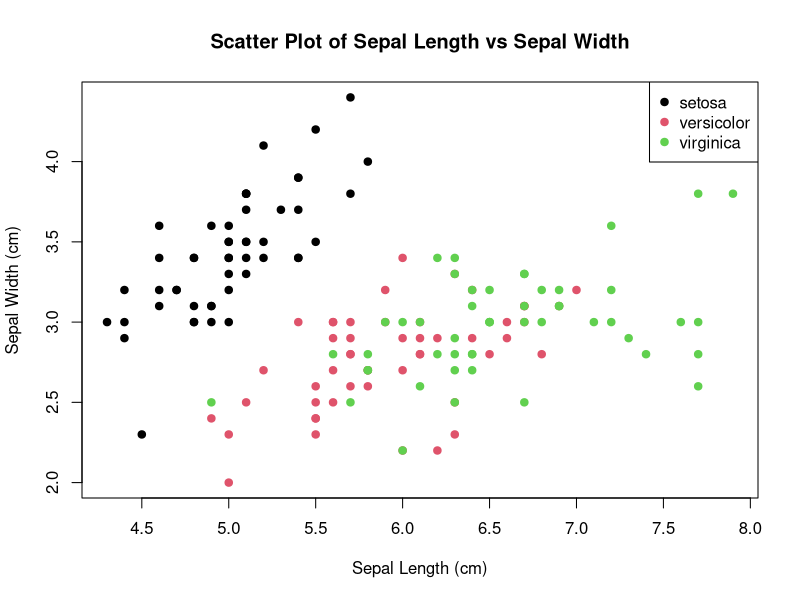

Here is the R script that generated this plot:
# R Challenge 1
# Variable Creation and Printing
x <- 10 # Create a variable 'x' and assign the value 10

# Print the value of 'x' along with a descriptive message
cat("The value of x is:", x)

# R Challenge 2
# Initialize a variable to score the sum
sum_even <- 0

# Loop through numbers from 2 to 100
for (i in 2:100) {
  # Check if the number is even
  if ( i %% 2 ==0) {
    # Add the even number to the sum
    sum_even <- sum_even + i
  }
}

# Print the final sum
print(paste("The sum of even numbers from 2 to 100 is:", sum_even))

# R Challenge 3
factorial_recursive <- function(n) {
  # Base case: factorial of 0 or 1 is 1
  if (n <= 1) {
    return(1)
  } else {
    # Recursive step: n * factorial of (n-1)
    return(n * factorial_recursive(n - 1))
  }
}

# Calculate and print the factorial for n=5
n_value <- 5
result <- factorial_recursive(n_value)
print(paste("The factorial of", n_value, "is:", result))

# R Challenge 4
count_unique_vowels <- function(input_string) {
  # Convert the string to lowercase for case-insensitive comparison
  lower_string <- tolower(input_string)
  
  # Define the set of vowels
  vowels <- c("a", "e", "i", "o", "U")
  
  # Split the string into individual characters
  characters <- strsplit(lower_string, "")[[1]]
  
  # Find the unique vowels present in the string
  unique_vowels_found <- unique(characters[characters %in% vowels])
  
  # Return the count of unique vowels
  return(length(unique_vowels_found))
}

# Define the input string
my_string <- "Hello, world!"

# Call the function and print the results
vowel_count <- count_unique_vowels(my_string)
print(paste("The number of unique vowels in '", my_string, "' is:", vowel_count))

# R Challenge 5
# Define the list of numbers
numbers <- c(10, 20, 30, 40, 50)

# Define the corresponding weights
weights <- c(0.1, 0.2, 0.3, 0.25, 0.15)

# Calculate the weighted average
weighted_average <- weighted.mean(numbers, weights)

# Print the weighted average
print(weighted_average)

# R Challenge 6
# Data Exploration and Visualization
summary(iris)

plot(iris$Sepal.Length, iris$Sepal.Width,
     main = "Scatter Plot of Sepal Length vs Sepal Width",
     xlab = "Sepal Length (cm)",
     ylab = "Sepal Width (cm)",
     col = iris$Species,
     pch = 19) # pch=19 for solid circles
legend("topright", legend = levels(iris$Species), col = 1:length(levels(iris$Species)), pch = 19)